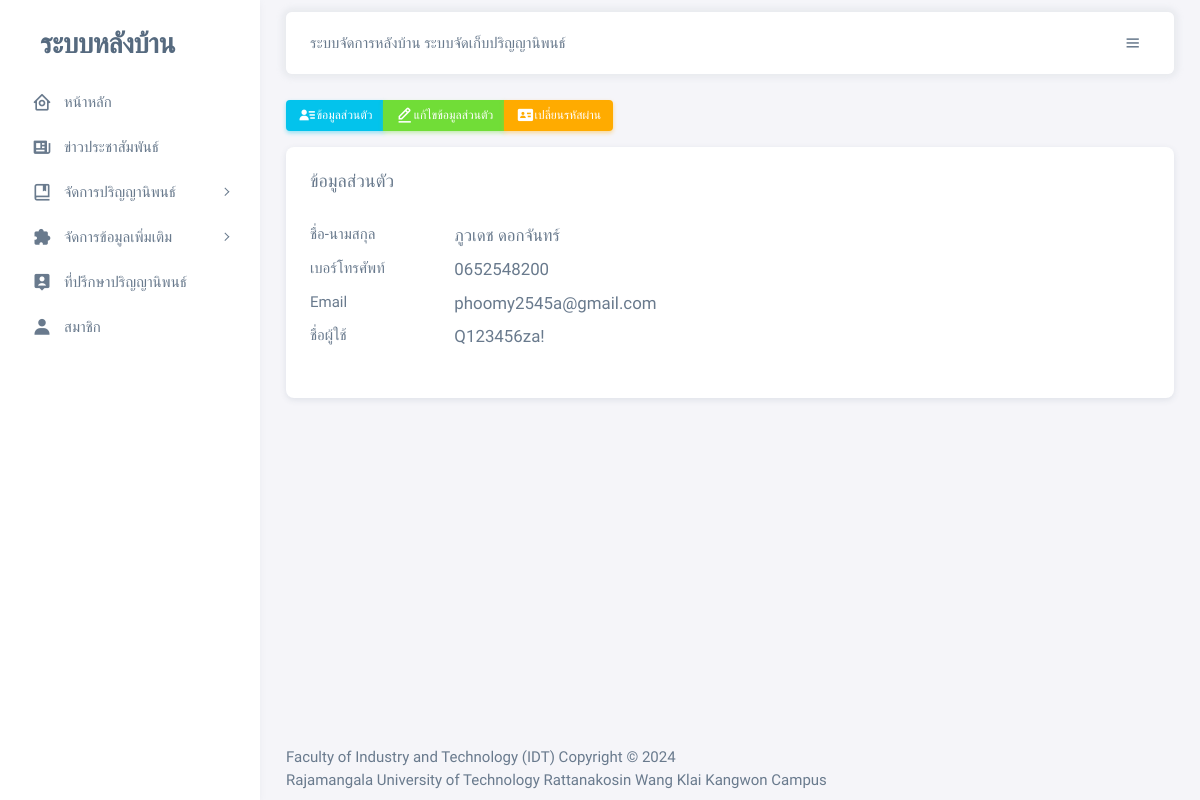
The app's page /admin/mgmt_profile.php (signed in) with its own data.
### tables this page shows
CREATE TABLE `members` (
  `m_id` int(11) NOT NULL COMMENT 'ไอดีสมาชิก',
  `m_name1` varchar(50) NOT NULL COMMENT 'ชื่อ สมาชิก',
  `m_name2` varchar(50) NOT NULL COMMENT 'นามสกุล สมาชิก',
  `m_phone` varchar(15) DEFAULT NULL COMMENT 'เบอร์โทร สมาชิก',
  `m_email` varchar(100) DEFAULT NULL COMMENT 'อีเมล สมาชิก',
  `m_username` varchar(50) NOT NULL COMMENT 'ยุสเซอร์เนม สมาชิก',
  `m_password` varchar(255) NOT NULL COMMENT 'พาสเวิร์ด',
  `m_status` enum('0','1') DEFAULT '0' COMMENT 'สถานะ 0สมาชิก  1แอดมิน'
);

### admin/profile_host.php (the view)
<div class="card mb-4">
    <h5 class="card-header">ข้อมูลส่วนตัว</h5>
    <div class="card-body">
        <?php
        if (isset($_SESSION['member_id'])) {
            $acc = $_SESSION['member_id'];
            $select_sql = "SELECT * FROM members WHERE m_id = ?";
            $select_stmt = mysqli_prepare($conn, $select_sql);
            if ($select_stmt) {
                mysqli_stmt_bind_param($select_stmt, "i", $acc);
                mysqli_stmt_execute($select_stmt);
                $result = mysqli_stmt_get_result($select_stmt);
                if (mysqli_num_rows($result) > 0) {
                    $row = mysqli_fetch_assoc($result);
        ?>
                    <dl class="row mt-2">
                        <dt class="col-sm-2">ชื่อ-นามสกุล</dt>
                        <dd class="col-sm-10 lead"><?php echo $row['m_name1'] . " " . $row['m_name2'] ?></dd>
                        <dt class="col-sm-2">เบอร์โทรศัพท์</dt>
                        <dd class="col-sm-10 lead"><?php echo $row['m_phone'] ?></dd>
                        <dt class="col-sm-2 text-truncate">Email</dt>
                        <dd class="col-sm-10 lead">
                            <?php echo $row['m_email'] ?>
                        </dd>
                        <dt class="col-sm-2">ชื่อผู้ใช้</dt>
                        <dd class="col-sm-10 lead"><?php echo $row['m_username'] ?></dd>
                    </dl>
            <?php
                }
            }
        }
            ?>
    </div>
</div>

### records on screen
members: m_name1 "ภูวเดช", m_name2 "ดอกจันทร์", m_phone "0652548200", m_email "phoomy2545a@gmail.com", m_username "Q123456za!"
